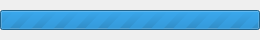
<?xml version="1.0" encoding="UTF-8"?>
<ui version="4.0">
 <class>Dialog</class>
 <widget class="QDialog" name="Dialog">
  <property name="geometry">
   <rect>
    <x>0</x>
    <y>0</y>
    <width>260</width>
    <height>40</height>
   </rect>
  </property>
  <property name="sizePolicy">
   <sizepolicy hsizetype="Preferred" vsizetype="Preferred">
    <horstretch>0</horstretch>
    <verstretch>0</verstretch>
   </sizepolicy>
  </property>
  <property name="minimumSize">
   <size>
    <width>260</width>
    <height>40</height>
   </size>
  </property>
  <layout class="QVBoxLayout" name="mainLayout">
   <property name="spacing">
    <number>0</number>
   </property>
   <property name="leftMargin">
    <number>0</number>
   </property>
   <property name="topMargin">
    <number>0</number>
   </property>
   <property name="rightMargin">
    <number>0</number>
   </property>
   <property name="bottomMargin">
    <number>0</number>
   </property>
   <item>
    <widget class="QLabel" name="mainTaskText">
     <property name="text">
      <string />
     </property>
     <property name="alignment">
      <set>Qt::AlignCenter</set>
     </property>
    </widget>
   </item>
   <item>
    <widget class="QProgressBar" name="progressBar">
     <property name="minimumSize">
      <size>
       <width>220</width>
       <height>20</height>
      </size>
     </property>
     <property name="minimum">
      <number>0</number>
     </property>
     <property name="maximum">
      <number>0</number>
     </property>
     <property name="value">
      <number>0</number>
     </property>
     <property name="textVisible">
      <bool>false</bool>
     </property>
     <property name="sizePolicy">
      <sizepolicy hsizetype="Expanding" vsizetype="Fixed">
       <horstretch>1</horstretch>
       <verstretch>0</verstretch>
      </sizepolicy>
     </property>
    </widget>
   </item>
   <item>
    <widget class="QLabel" name="subTaskText">
     <property name="text">
      <string />
     </property>
     <property name="alignment">
      <set>Qt::AlignCenter</set>
     </property>
    </widget>
   </item>
   <item>
    <widget class="QLabel" name="taskProgressText">
     <property name="text">
      <string />
     </property>
     <property name="alignment">
      <set>Qt::AlignCenter</set>
     </property>
    </widget>
   </item>
  </layout>
 </widget>
 <resources />
 <connections />
</ui>
